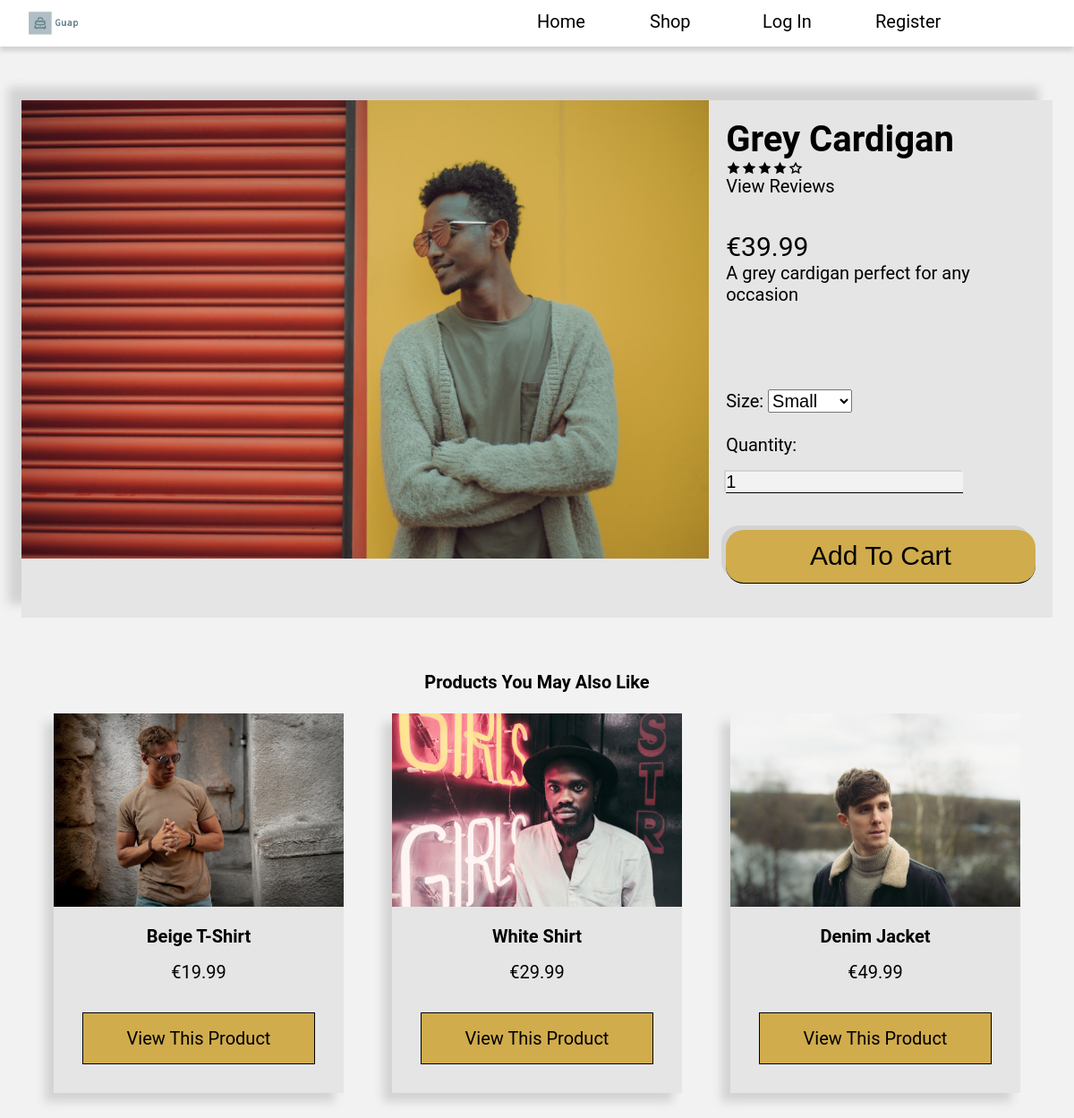
Page /product/1 on the committed database.
### tables this page shows
CREATE TABLE products
(
    product_id INTEGER PRIMARY KEY AUTOINCREMENT,
    name TEXT NOT NULL,
    price INT NOT NULL,
    description TEXT NOT NULL,
    category TEXT NOT NULL,
    gender TEXT NOT NULL, 
    image_url TEXT NOT NULL
);

### app.py (the view, shortened to what this page needs)
@app.route("/product/<int:product_id>", methods = ["GET", "POST"])
def product(product_id):
    db = get_db()
    form = productOrderPreferencesForm()
    quantity_demanded = 0
    product = db.execute("""SELECT * FROM products WHERE product_id = ?;""", (product_id,)).fetchone()
    average_rating = db.execute("""SELECT SUM(rating)/COUNT(rating) AS average_rating FROM reviews WHERE product_id = ?;""", (product_id, )).fetchone()["average_rating"]
    products = db.execute("""SELECT * FROM products WHERE product_id IN (
                                SELECT product_id FROM (
                                    SELECT DISTINCT product_id, SUM(rating)/COUNT(rating) AS average_ratings
                                    FROM reviews
                                    WHERE product_id != ?
                                    GROUP BY product_id
                                    ORDER BY average_ratings DESC
                                    LIMIT 3));""", (product_id, )).fetchall()
    return render_template("product.html", form = form, product = product, average_rating = average_rating, products = products)

### forms.py
class productOrderPreferencesForm(FlaskForm):
    quantity = IntegerField("Quantity:", default = 1, validators = [InputRequired(), NumberRange(1)])
    size = SelectField("Size:", choices = [("Small", "Small"), ("Medium", "Medium"), ("Large", "Large")])
    submit = SubmitField("Add To Cart")

### app.py (called while the page is built)
@app.teardown_appcontext
def close_db_at_end_of_requests(e = None):
    close_db(e)

@app.before_request
def load_logged_in_user():
    g.user = session.get("customer_username", None)
    g.admin = session.get("admin_username", None)

### database.py (called while the page is built)
def get_db():
    if "db" not in g:
        g.db = sqlite3.connect(DATABASE,
            detect_types=sqlite3.PARSE_DECLTYPES
        )
        g.db.row_factory = sqlite3.Row
    return g.db

### templates/product.html (shortened to what this page needs)
{% extends "base.html" %}
{% block main_content %}
    <section class = "product_product_grid">
            <section>
                 {% set image = product['image_url'] %}
                <img src = "{{ url_for('static', filename = image )}}" alt = "A picture of a {{product['name']}}"/>
            </section>
            <section class = "product_info">
                <section>
                    <h2>{{product["name"]}}</h2>
                    {% if average_rating %}
                        <section class = "stars">
                            {% for i in range(average_rating) %}
                                <img src = "{{url_for('static', filename = 'star-full.svg')}}">
                            {% endfor %}
                            {% for i in range(5 - average_rating) %}
                                <img src = "{{url_for('static', filename = 'star-empty.svg')}}">
                            {% endfor %}
                        </section>
                    {% endif %}
                    <p class = "visible"><a href = "{{url_for('reviews' , product_id = product['product_id'] )}}">View Reviews</a></p>
                </section>
                <section>
                    <p class = "price">&euro;{{product["price"]}}</p>
                    <p>{{product["description"]}}</p>
                </section>
                <form action = "" method = "POST" novalidate>
                    {{form.size.label}}
                    {{form.size()}}
                    <br/>
                    <br/>
                    {{form.quantity.label}}
                    {{form.quantity()}}
                    <br/>
                   <br/>
                    {{form.submit()}}
                </form>
            </section>
    </section>
    <section class = "shop_product_grid">
        <h2>Products You May Also Like</h2>
        {% for product in products %}
            <section class = "product_card">
                <img src = "{{ url_for('static', filename = product['image_url'] )}}" alt = "A picture of a {{product['name']}}"/>
                <h2>{{product["name"]}}</h2>
                <p>&euro;{{product["price"]}}</p>
                <p>
                    <a class = "button" href = "{{ url_for('product', product_id = product['product_id'] ) }}">View This Product</a>
                </p>
            </section>
        {% endfor %}
    </section>
{% endblock %}

### static/styles.css (style rules this page uses)
* { margin:0; padding:0; box-sizing: border-box; }
img { width:100%; }
html { background-color: #f2f2f2; font-family: 'Roboto', sans-serif; }
.shop_product_grid { display: grid; grid-template-columns: 1fr 1fr 1fr; column-gap: 5%; row-gap: 5%; margin: 5%; }
.product_card { text-align: center; box-shadow: -10px 10px 10px lightgrey; background-color: #E5E5E5; }
.product_card > h2 { margin: 5%; }
.product_product_grid { display: grid; grid-template-columns: 2fr 1fr; margin:5% 2% 0% 2%; background-color:#E5E5E5; box-shadow: -15px -15px 10px lightgray; }
.product_product_grid h2 { text-align: left; }
.product_info > * { margin: 5% 5% 10% 5%; }
.product_product_grid form { margin-top: 20%; }
.product_product_grid form > * { margin-top: 5%; }
.product_product_grid #submit { width: 100%; height: 2em; border-radius: 20px; font-size: 1.5em; background-color: #D0AC4C; }
select#quantity, #submit ,#submit1, #submit2, #submit3 { box-shadow: -5px -5px lightgray; }
* { font-size: 20px; }
.product_product_grid h2 { font-size: 2em; }
.price { font-size: 1.5em; }
input { background-color:#f2f2f2; border: 0px solid black; border-bottom:1px solid black; box-shadow: -2px -2px lightgrey; }
input#submit, input#submit1, input#submit2, input#submit3 { background-color: #D0AC4C; display: block; margin: 5% auto; width: 50%; height: 2em; }
.button { display: block; border: 1px solid black; color:black; background-color: #D0AC4C; width: 80%; margin: 10% auto; padding: 5% 10%; text-align: center; }
h2,h3 { text-align: center; }
.stars { display: grid; grid-template-columns: 1fr 1fr 1fr 1fr 1fr; margin-right: 75%; }
a { text-decoration: none; }
a:link, a:visited { color: black; }
#review_grid h2, .shop_product_grid h2 { grid-column: 1/4; }

### rows in the picture
products: image_url (picture), name "Grey Cardigan", price "39.99", description "A grey cardigan perfect for any occasion"
products: image_url (picture), name "Beige T-Shirt", price "19.99"
products: image_url (picture), name "White Shirt", price "29.99"
products: image_url (picture), name "Denim Jacket", price "49.99"
